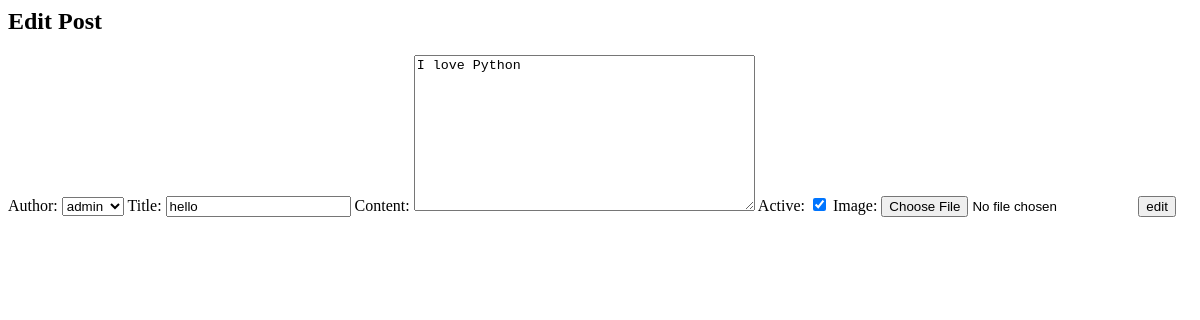
/blog/1/edit, run on an earlier commit of the app's database.
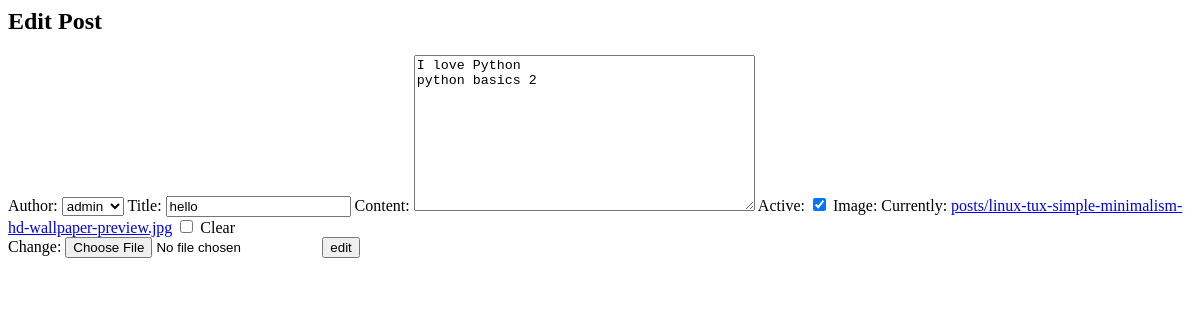
And on a later commit of the database.
### posts/models.py (models this page shows, shortened)
class Post(models.Model):
    author=models.ForeignKey(User,on_delete=models.CASCADE,related_name='post_user')
    title=models.CharField(max_length=100)
    content=models.TextField(max_length=5000)
    active=models.BooleanField(default=False)
    image=models.ImageField(upload_to='posts', null=True ,blank=True)

### posts/views.py (the view)
# urls.py: path('<int:id>/edit',edit_post,name='post_edit'),
def edit_post(request,id):
    single=Post.objects.get(id=id)
    if request.method=='POST':
        form=Postform(request.POST,request.FILES,instance=single)
        if form.is_valid():
            form.save()
    else:
        print('in else')
        form=Postform(instance=single)
    return render(request,'posts/edit.html',{'form':form})

### posts/forms.py
class Postform(forms.ModelForm):
    class Meta:
        model=Post
        fields='__all__'

### posts/templates/posts/edit.html (shortened to what this page needs)
<h2>
   Edit Post
</h2>
<form method="post" enctype="multipart/form-data">
    {{form}}
    <input type="submit" value="edit">
</form>
</body>

What changed in the data, as far as the page shows it:
changed Post "admin": content "I love Python" → "I love Python python basics 2"
Also different on the page:
form field form: (not shown) → "☐"
text no longer shown: "Author: Title: Content: Active: Image:"
text now shown: "Author: Title: Content: Active: Image: Currently: posts/linux-tux-simple-minimalism-hd-wallpaper-preview.jpg Clear Change:"
